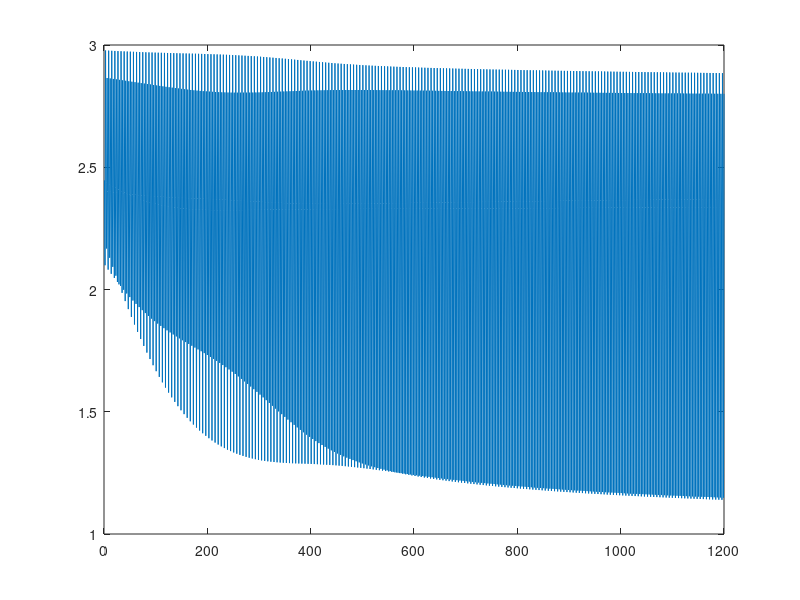

The MATLAB script that drew this image:
%training inputs
x = [
    1 1 1 -1 -1 1 -1 -1 -1 1 -1 -1 -1 1 -1 -1 -1;
    1 1 1 -1 1 -1 -1 -1 1 1 1 -1 1 1 1 -1 -1;
    1 1 1 -1 1 1 -1 -1 1 -1 -1 -1 1 -1 -1 -1 -1;
    -1 1 1 1 -1 -1 1 -1 -1 -1 1 -1 -1 -1 1 -1 -1;
    -1 1 1 1 -1 1 -1 -1 -1 1 1 1 -1 1 1 1 -1;
    -1 1 1 1 -1 1 1 -1 -1 1 -1 -1 -1 1 -1 -1 -1;
];

test_character = [
    1 1 1 -1 -1 1 1 -1 -1 1 -1 -1 -1 1 1 -1 -1;
];

%desired from training
d = [
    1 -1 -1;
    -1 1 -1;
    -1 -1 1;
    1 -1 -1;
    -1 1 -1;
    -1 -1 1;
];

weight_vector_to_output = [
    0.2007 -0.0280 -0.1871;
    0.5522 0.2678 -0.7830;
    0.4130 -0.5299 0.6420;
];

weight_vector_to_hidden = [
    -0.2206 0.2139 0.4764 -0.1886 0.5775 -0.7873 -0.2943 0.9803 -0.5945 -0.2076 0.1932 0.8436 -0.6475 0.3365 0.1795 -0.0542 0.6263;
    -0.7222 -0.6026 0.3556 -0.6024 0.7611 0.9635 -0.1627 -0.0503 0.3443 -0.4812 -0.9695 -0.2030 -0.0680 0.6924 0.5947 0.6762 0.2222;
];


%--------Variables--------

C = 200; %total cycles
n = 0.25; %learning constant
PE = [];
CE = [];
S = 0;

%neural network design is as follows...
%16 Inputs (1 bias), 2 Hidden (1 bias), 3 outputs
%example of data (4x4):
%[ ][X][X][X]
%[ ][ ][X][ ]
%[ ][ ][X][ ]
%[ ][ ][X][ ]

%neural network

for a = (1:C)
   for b = (1:6)
       training_data = x(b,:)';
       desired = d(b,:)';
       
       %2 neurons from first layer
       first_neuron_weight = weight_vector_to_hidden(1,:)';
       second_neuron_weight = weight_vector_to_hidden(2,:)';
       
       %matrix multiplication hidden
       first_vector = first_neuron_weight'*training_data;
       second_vector = second_neuron_weight'*training_data;
       
       %activation function hidden (y)
       first_activation = (1/(1+exp(-first_vector)));
       second_activation = (1/(1+exp(-second_vector)));
       third_activation = -1; %bias
       
       tied_up_activation = [
           first_activation; second_activation; third_activation;
       ];
       
       %output layer
       first_output_neuron_weights = weight_vector_to_output(1,:)';
       second_output_neuron_weights = weight_vector_to_output(2,:)';
       third_output_neuron_weights = weight_vector_to_output(3,:)';
       
       tied_up_output_weights = [
           first_output_neuron_weights; second_output_neuron_weights; third_output_neuron_weights;
       ];
       
       %matrix multiplication output
       first_output_vector = first_output_neuron_weights'*tied_up_activation;
       second_output_vector = second_output_neuron_weights'*tied_up_activation;
       third_output_vector = third_output_neuron_weights'*tied_up_activation;
       
       tied_up_output_matrix = [
           first_output_vector; second_output_vector; third_output_vector;
       ];
       
       %activation function output
       first_output_activation = (1/(1+exp(-first_output_vector)));
       second_output_activation = (1/(1+exp(-second_output_vector)));
       third_output_activation = (1/(1+exp(-third_output_vector)));
       
       %output / desired
       first_desired_neuron = desired(1) - first_output_activation;
       second_desired_neuron = desired(2) - second_output_activation;
       third_desired_neuron = desired(3) - third_output_activation;
       
       tied_desired_outputs = [
           first_desired_neuron; second_desired_neuron; third_desired_neuron
       ];
       
       %back-propagation output layer
       first_function_derivative_output = exp(first_output_vector)/(exp(first_output_vector)+1)^2;
       second_function_derivative_output = exp(first_output_vector)/(exp(first_output_vector)+1)^2;
       third_function_derivative_output = exp(first_output_vector)/(exp(first_output_vector)+1)^2;
       
       %output error signal (g1)
       first_error_signal_output = first_desired_neuron*first_function_derivative_output;
       second_error_signal_output = second_desired_neuron*second_function_derivative_output;
       third_error_signal_output = third_desired_neuron*third_function_derivative_output;
       
       tied_up_output_error_signal = [
           first_error_signal_output; second_error_signal_output; third_error_signal_output;
       ];
   
       %hidden layer derivative function
       first_function_derivative_hidden = exp(first_vector)/(exp(first_vector)+1)^2;
       second_function_derivative_hidden = exp(second_vector)/(exp(second_vector)+1)^2;
       third_function_derivative_hidden = exp(-1)/(exp(-1)+1)^2;
       
       %matrix column reading (for weights connecting to singular hidden
       %neuron)
       first_output_to_hidden_weights = [tied_up_output_weights(1,1) tied_up_output_weights(4,1) tied_up_output_weights(7,1)];
       second_output_to_hidden_weights = [tied_up_output_weights(2,1) tied_up_output_weights(5,1) tied_up_output_weights(8,1)];
       third_output_to_hidden_weights = [tied_up_output_weights(3,1) tied_up_output_weights(6,1) tied_up_output_weights(9,1)];
       
       %hidden error signal (g2)
       first_error_signal_hidden = first_output_to_hidden_weights*tied_up_output_error_signal*first_function_derivative_hidden;
       second_error_signal_hidden = second_output_to_hidden_weights*tied_up_output_error_signal*second_function_derivative_hidden;
       %3rd neuron is bias function
       third_error_signal_hidden = third_output_to_hidden_weights*tied_up_output_error_signal*third_function_derivative_hidden;
       
       tied_up_hidden_error_signal = [
           first_error_signal_hidden; second_error_signal_hidden; third_error_signal_hidden;
       ];
       
       %update weights
       
       weight_vector_to_output(1,1) = tied_up_output_weights(1,1) + n*tied_up_output_error_signal(1,1)*first_activation;
       weight_vector_to_output(2,1) = tied_up_output_weights(2,1) + n*tied_up_output_error_signal(1,1)*second_activation;
       weight_vector_to_output(3,1) = tied_up_output_weights(1,1) + n*tied_up_output_error_signal(1,1)*third_activation;
       
       weight_vector_to_output(4,1) = tied_up_output_weights(4,1) + n*tied_up_output_error_signal(2,1)*first_activation;
       weight_vector_to_output(5,1) = tied_up_output_weights(5,1) + n*tied_up_output_error_signal(2,1)*second_activation;
       weight_vector_to_output(6,1) = tied_up_output_weights(6,1) + n*tied_up_output_error_signal(2,1)*third_activation;
       
       weight_vector_to_output(7,1) = tied_up_output_weights(7,1) + n*tied_up_output_error_signal(3,1)*first_activation;
       weight_vector_to_output(8,1) = tied_up_output_weights(8,1) + n*tied_up_output_error_signal(3,1)*second_activation;
       weight_vector_to_output(9,1) = tied_up_output_weights(9,1) + n*tied_up_output_error_signal(3,1)*third_activation;
       
       for k = (1:17)
           m = 1; %error signal for first neuron
           weight_vector_to_hidden(k,1) = first_neuron_weight(k,1) + n*tied_up_hidden_error_signal(m,1)*training_data(k,1);
       end
       
       for p = (1:17)
           m = 2; %error signal for first neuron
           weight_vector_to_hidden(k,1) = first_neuron_weight(k,1) + n*tied_up_hidden_error_signal(m,1)*training_data(k,1);
       end
       
       %pattern error
       E = 0;
       for q = (1:3)
           E = E + 0.5*(tied_desired_outputs(q))^2;
       end
       PE = [PE; E];
       
       S = S + E;
   end
   
   %Cycle error
   CE = [CE; S];
   S = 0; %reset sum
end

figure(1)
plot(CE(1:200))

figure(1)
plot(PE(1:1200))

%testing trainined model
testing_data = test_character(1,:)';

%2 neurons from first layer
first_neuron_weight_t = weight_vector_to_hidden(1,:)';
second_neuron_weight_t = weight_vector_to_hidden(2,:)';
       
%matrix multiplication hidden
first_vector_t = first_neuron_weight'*testing_data;
second_vector_t = second_neuron_weight'*testing_data;
       
%activation function hidden (y)
first_activation_t = (1/(1+exp(-first_vector_t)));
second_activation_t = (1/(1+exp(-second_vector_t)));
third_activation_t = -1; %bias

tied_up_activation_t = [
    first_activation_t; second_activation_t; third_activation_t;
];
       
%output layer
first_output_neuron_weights_t = weight_vector_to_output(1,:)';
second_output_neuron_weights_t = weight_vector_to_output(2,:)';
third_output_neuron_weights_t = weight_vector_to_output(3,:)';
       
tied_up_output_weights_t = [
    first_output_neuron_weights_t; second_output_neuron_weights_t; third_output_neuron_weights_t;
];
       
%matrix multiplication output
first_output_vector_t = first_output_neuron_weights_t'*tied_up_activation_t;
second_output_vector_t = second_output_neuron_weights_t'*tied_up_activation_t;
third_output_vector_t = third_output_neuron_weights_t'*tied_up_activation_t;
       
tied_up_output_matrix_t = [
    first_output_vector_t; second_output_vector_t; third_output_vector_t;
];
       
%activation function output
first_output_activation_t = (1/(1+exp(-first_output_vector_t)))
second_output_activation_t = (1/(1+exp(-second_output_vector_t)))
third_output_activation_t = (1/(1+exp(-third_output_vector_t)))